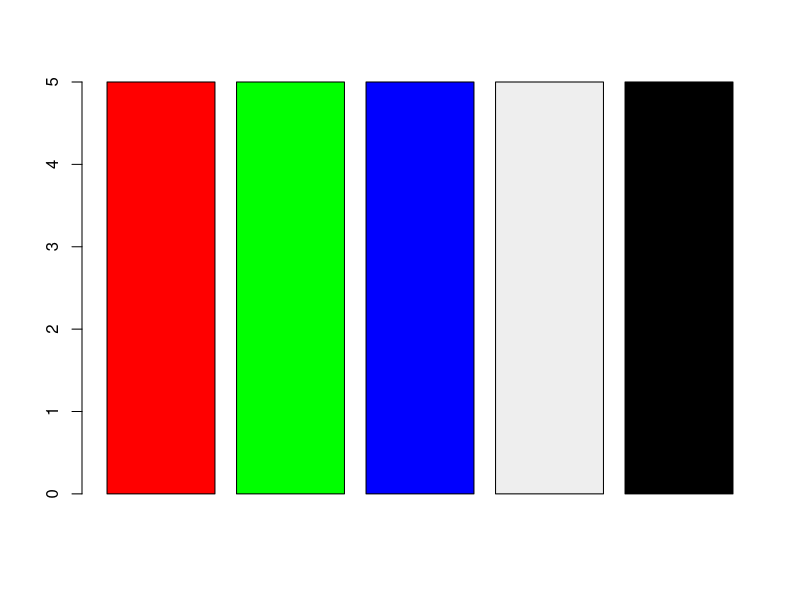
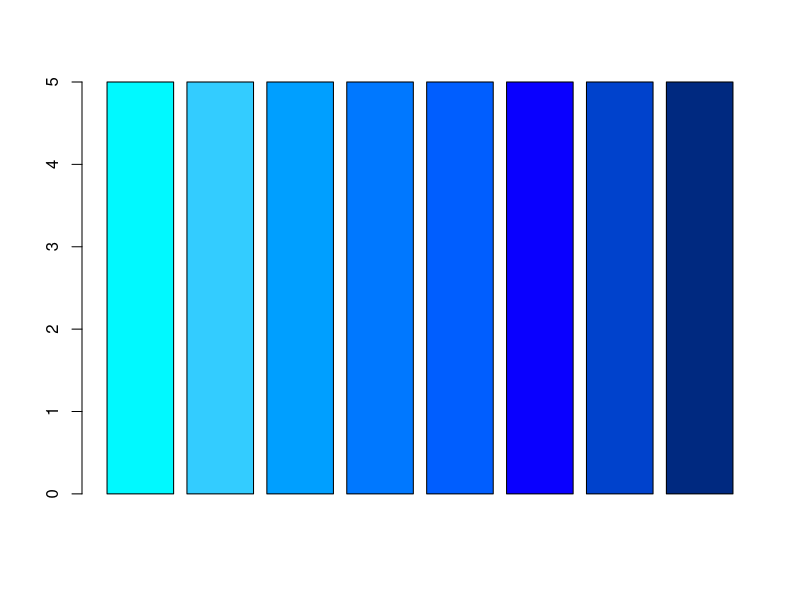
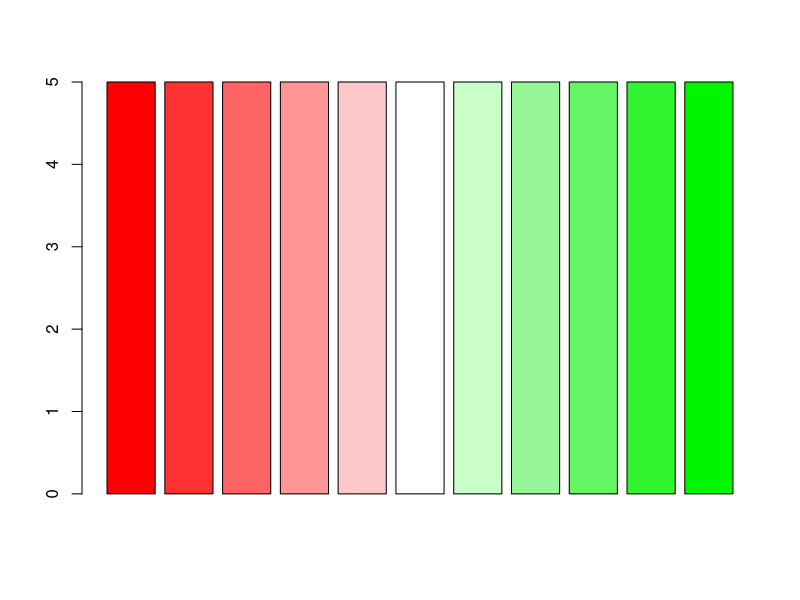

Here is the R script that generated these plots, in order: (Note: this script raises an error after producing the figures.)
##Lynda R Color Challenge
r5 <- c(rep(5, 5))  ## 5 different catagories by color using standard R colors
r8 <- c(rep(5, 8)) ## 8 sequential color values by color using standard R colors
r11 <- c(rep(5, 11)) ## 11 divergent values by color using standard R colors
cb7 <- c(rep(5, 7)) ## 7 different catagories by color using RColorBrewer colors
cb6 <- c(rep(5, 6)) ## 6 sequential color values using RColorBrewer colors
cb9 <- c(rep(5, 9)) ## 9 divergent values by color using RColorBrewer colors
cr5 <- c("#FF0000", "#00FF00", "#0000FF", "#EEEEEE", "#000000")
cr8 <- c("#00F9FF","#33CCFF", "#009FFF", "#0078FF", "#005EFF", "#0900FF", "#0042CC", "#002980")
cr11 <- c("#FF0000", "#FF3232", "#FF6464", "#FF9696", "#FFC8C8", "#FFFFFF", "#C8FFC8", "#96F596", "#64F564", "#32F532", "#00F500")
barplot(r5, col = cr5)
barplot(r8, col = cr8)        
barplot(r11, col = cr11)
barplot(cb7, col = brewer.pal(7, "RdYlBu"))
barplot(cb6, col = brewer.pal(6, "Oranges"))
barplot(cb9, col = brewer.pal(9, "RdBu"))
rm(list = ls())
